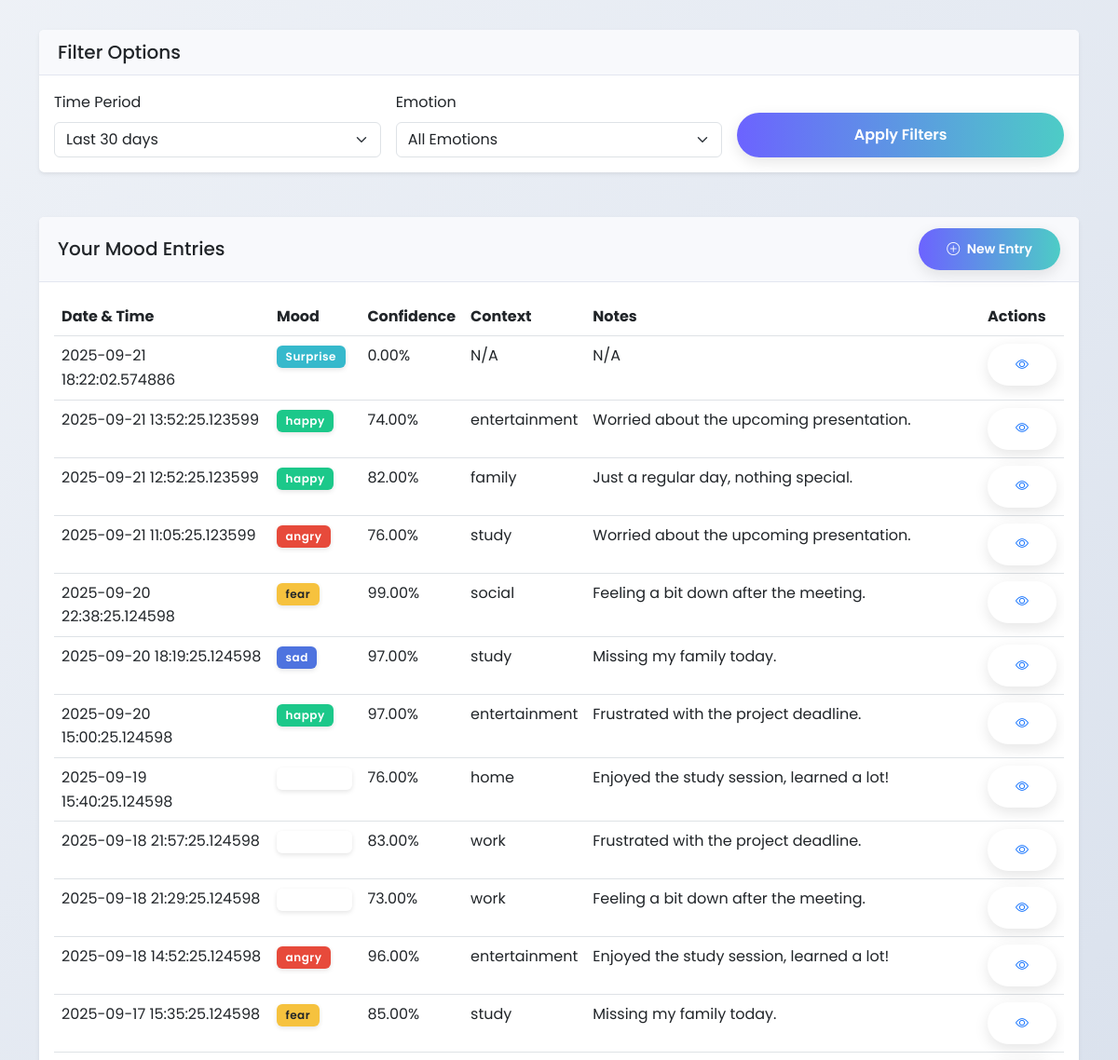
Before: /mood_log (signed in, middle part) with the older database file.
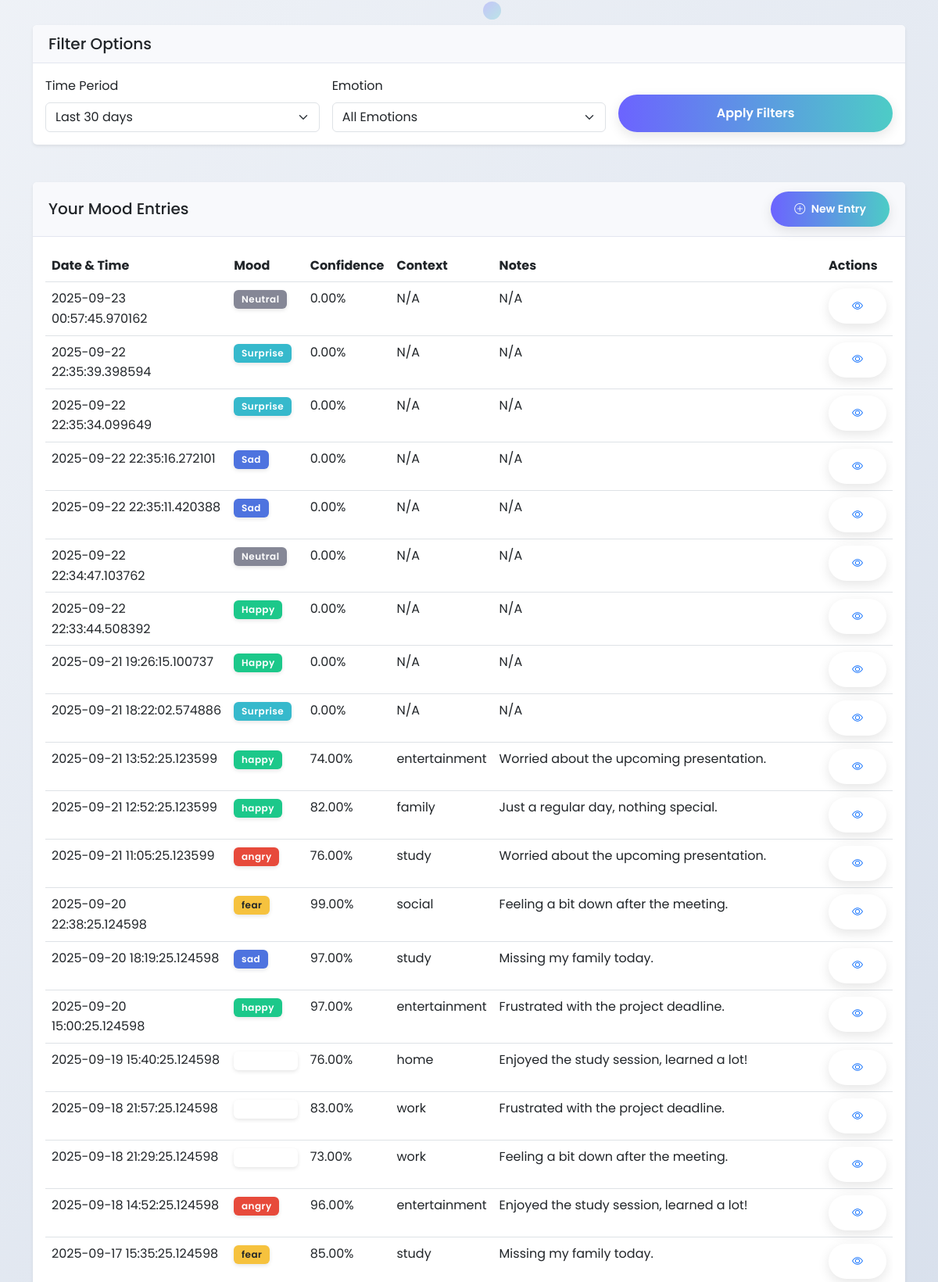
After: the same page with the newer database file.
### tables this page shows
CREATE TABLE moods (
                    id INTEGER PRIMARY KEY AUTOINCREMENT,
                    user_id INTEGER DEFAULT 1,
                    detected_emotion VARCHAR(50),
                    confidence_score FLOAT,
                    manual_mood VARCHAR(50),
                    intensity INTEGER,
                    notes TEXT,
                    context VARCHAR(100),
                    image_path VARCHAR(255),
                    timestamp TIMESTAMP DEFAULT CURRENT_TIMESTAMP,
                    FOREIGN KEY (user_id) REFERENCES users (id)
                );

### app.py (the view)
@app.route('/mood_log')
@login_required
def mood_log():
    user_id = session.get('user_id')
    days = request.args.get('days', 30, type=int)
    mood_entries = db_manager.get_mood_history(user_id=user_id, days=days)
    return render_template('mood_log.html', mood_entries=mood_entries, days=days)

### app.py (called while the page is built)
def login_required(f):
    @wraps(f)
    def decorated_function(*args, **kwargs):
        if 'user_id' not in session:
            flash('Please log in to access this page', 'warning')
            return redirect(url_for('login', next=request.url))
        return f(*args, **kwargs)
    return decorated_function

### models/database.py (called while the page is built)
    def get_mood_history(self, user_id=1, days=7, limit=None):
        with sqlite3.connect(self.db_path) as conn:
            conn.row_factory = sqlite3.Row
            cursor = conn.cursor()
            query = '''
                SELECT * FROM moods
                WHERE user_id = ? AND timestamp >= datetime('now', '-' || ? || ' days')
                ORDER BY timestamp DESC
            '''
            if limit:
                query += f" LIMIT {limit}"
            cursor.execute(query, (user_id, days))
            return [dict(row) for row in cursor.fetchall()]

### templates/mood_log.html (shortened to what this page needs)
{% extends 'base.html' %}
{% block content %}
<section class="header-section">
    <div class="dashboard-header">
        <div class="particles-container" id="particles"></div>
        <div class="container">
        </div>
    </div>
</section>
<div class="container py-4">
    <div class="row mb-4">
        <div class="col-12">
            <div class="card shadow-sm slide-up">
                <div class="card-header d-flex justify-content-between align-items-center flex-wrap gap-2">
                    <h5 class="mb-0">Filter Options</h5>
                </div>
                <div class="card-body collapse d-md-block" id="filterCollapse">
                    <form action="{{ url_for('mood_log') }}" method="get" class="row g-3">
                        <div class="col-md-4 col-sm-6">
                            <label for="days" class="form-label">Time Period</label>
                            <select class="form-select" id="days" name="days" onchange="this.form.submit()">
                                <option value="30" {% if days==30 %}selected{% endif %}>Last 30 days</option>
                            </select>
                        </div>
                        <div class="col-md-4 col-sm-6">
                            <label for="emotion" class="form-label">Emotion</label>
                            <select class="form-select" id="emotion" name="emotion">
                                <option value="">All Emotions</option>
                            </select>
                        </div>
                        <div class="col-md-4 col-12 d-flex align-items-end">
                            <button type="submit" class="btn btn-primary w-100">Apply Filters</button>
                        </div>
                    </form>
                </div>
            </div>
        </div>
    </div>
    <div class="row mb-4">
        <div class="col-12">
            <div class="card shadow-sm slide-up">
                <div class="card-header d-flex justify-content-between align-items-center flex-wrap gap-2">
                    <h5 class="mb-0">Your Mood Entries</h5>
                    <a href="{{ url_for('mood_logger') }}" class="btn btn-sm btn-primary">
                        <i class="bi bi-plus-circle me-1"></i> New Entry
                    </a>
                </div>
                <div class="card-body">
                    {% if mood_entries %}
                    <div class="table-responsive">
                        <table class="table table-hover">
                            <thead>
                                <tr>
                                    <th>Date & Time</th>
                                    <th>Mood</th>
                                    <th class="d-none d-md-table-cell">Confidence</th>
                                    <th class="d-none d-lg-table-cell">Context</th>
                                    <th class="d-none d-md-table-cell">Notes</th>
                                    <th>Actions</th>
                                </tr>
                            </thead>
                            <tbody>
                                {% for entry in mood_entries %}
                                <tr>
                                    <td>{{ entry.timestamp }}</td>
                                    <td>
                                        <span class="badge bg-{{ entry.detected_emotion.lower() }}">{{
                                            entry.detected_emotion }}</span>
                                    </td>
                                    <td class="d-none d-md-table-cell">
                                        {% if entry.confidence_score is not none %}
                                        {{ "%.2f"|format(entry.confidence_score * 100) }}%
                                        {% else %}
                                        N/A
                                        {% endif %}
                                    </td>
                                    <td class="d-none d-lg-table-cell">{{ entry.context or 'N/A' }}</td>
                                    <td class="d-none d-md-table-cell">{{ entry.notes or 'N/A' }}</td>
                                    <td>
                                        <button class="btn btn-sm btn-outline-primary view-details"
                                            data-entry-id="{{ entry.id }}">
                                            <i class="bi bi-eye"></i>
                                        </button>
                                    </td>
                                </tr>
                                {% endfor %}
                            </tbody>
                        </table>
                    </div>
                    {% else %}
                    <div class="alert alert-info">
                        <i class="bi bi-info-circle me-2"></i> No mood entries found for the selected time period.
                        <a href="{{ url_for('mood_logger') }}" class="alert-link">Log your first mood!</a>
                    </div>
                    {% endif %}
                </div>
            </div>
        </div>
    </div>
</div>
{% endblock %}

### templates/base.html (shortened to what this page needs)
<!DOCTYPE html>
<html lang="en">
<head>
    <link href="https://cdn.jsdelivr.net/npm/bootstrap@5.3.0/dist/css/bootstrap.min.css" rel="stylesheet">
    <link rel="stylesheet" href="https://cdn.jsdelivr.net/npm/bootstrap-icons@1.10.0/font/bootstrap-icons.css">
    <link href="{{ url_for('static', filename='css/style.css') }}" rel="stylesheet">
    <link href="{{ url_for('static', filename='css/main.css') }}" rel="stylesheet">
</head>
<body class="fade-in">
    <main>
        {% block content %}{% endblock %}
    </main>
</body>
</html>

### static/css/style.css (style rules this page uses)
:root { --primary: #6c63ff; --secondary: #4dccc6; --accent: #ff6b6b; --dark: #2c2c54; --light: #f7f7f7; --gradient-primary: linear-gradient(135deg, #6c63ff 0%, #4dccc6 100%); --gradient-secondary: linear-gradient(135deg, #4dccc6 0%, #6c63ff 100%); --primary-color: #6c63ff; --secondary-color: #858796; --success-color: #1cc88a; --info-color: #36b9cc; --warning-color: #f6c23e; --danger-color: #e74a3b; --light-color: #f8f9fc; --dark-color: #5a5c69; --angry-color: #e74a3b; --disgust-color: #9c27b0; --fear-color: #f6c23e; --happy-color: #1cc88a; --neutral-color: #858796; --sad-color: #4e73df; --surprise-color: #36b9cc; --animation-slow: 1s; --animation-medium: 0.5s; --animation-fast: 0.3s; }
body { font-family: 'Poppins', -apple-system, BlinkMacSystemFont, "Segoe UI", Roboto, "Helvetica Neue", Arial, sans-serif; background: linear-gradient(135deg, #f5f7fa 0%, #c3cfe2 100%); min-height: 100vh; color: var(--dark); overflow-x: hidden; line-height: 1.6; transition: background-color var(--animation-medium) ease; }
.container { padding-top: 1.5rem; padding-bottom: 1.5rem; }
.fade-in { animation: fadeIn var(--animation-medium) ease-in; }
.slide-up { animation: slideInUp var(--animation-medium) ease-out; }
.card { border: none; border-radius: 0.35rem; box-shadow: 0 0.15rem 1.75rem 0 rgba(58, 59, 69, 0.15); margin-bottom: 1.5rem; transition: transform var(--animation-medium) ease, box-shadow var(--animation-medium) ease; }
.card-header { background-color: #f8f9fc; border-bottom: 1px solid #e3e6f0; padding: 0.75rem 1.25rem; transition: background-color var(--animation-medium) ease; }
.badge { transition: transform var(--animation-fast) ease, box-shadow var(--animation-fast) ease; padding: 0.5em 0.8em; font-weight: 600; letter-spacing: 0.5px; box-shadow: 0 2px 5px rgba(0, 0, 0, 0.1); }
.badge.bg-happy { background-color: var(--happy-color) !important; background-image: linear-gradient(135deg, var(--happy-color), lighten(var(--happy-color), 15%)); }
.badge.bg-sad { background-color: var(--sad-color) !important; background-image: linear-gradient(135deg, var(--sad-color), lighten(var(--sad-color), 15%)); }
.badge.bg-angry { background-color: var(--angry-color) !important; background-image: linear-gradient(135deg, var(--angry-color), lighten(var(--angry-color), 15%)); }
.badge.bg-neutral { background-color: var(--neutral-color) !important; background-image: linear-gradient(135deg, var(--neutral-color), lighten(var(--neutral-color), 15%)); }
.badge.bg-fear { background-color: var(--fear-color) !important; background-image: linear-gradient(135deg, var(--fear-color), lighten(var(--fear-color), 15%)); }
.badge.bg-surprise { background-color: var(--surprise-color) !important; background-image: linear-gradient(135deg, var(--surprise-color), lighten(var(--surprise-color), 15%)); }
.fade-in { animation: fadeIn 0.5s ease-in; }

### static/css/main.css (style rules this page uses)
.bg-angry { background-color: var(--angry-color); color: white; }
.bg-fear { background-color: var(--fear-color); color: #212529; }
.bg-happy { background-color: var(--happy-color); color: white; }
.bg-neutral { background-color: var(--neutral-color); color: white; }
.bg-sad { background-color: var(--sad-color); color: white; }
.bg-surprise { background-color: var(--surprise-color); color: white; }

### templates/base.html (style rules this page uses)
:root { --primary: #6c63ff; --secondary: #4dccc6; --accent: #ff6b6b; --dark: #2c2c54; --light: #f7f7f7; --gradient-start: #6c63ff; --gradient-end: #4dccc6; --navbar-height: 70px; }
* { margin: 0; padding: 0; box-sizing: border-box; }
body { font-family: 'Poppins', sans-serif; background: linear-gradient(135deg, #f5f7fa 0%, #c3cfe2 100%); min-height: 100vh; color: var(--dark); overflow-x: hidden; }
.btn { padding: 12px 30px; border-radius: 50px; font-weight: 600; transition: all 0.3s ease; position: relative; overflow: hidden; z-index: 1; border: none; box-shadow: 0 5px 15px rgba(0, 0, 0, 0.1); }
.btn-primary { background: linear-gradient(to right, var(--primary), var(--secondary)); }
.btn:after { content: ''; position: absolute; bottom: 0; left: 0; width: 100%; height: 100%; background-color: rgba(255, 255, 255, 0.2); z-index: -1; transform: scale(0, 1); transform-origin: top right; transition: transform 0.5s; }
.particles-container { position: absolute; width: 100%; height: 100%; top: 0; left: 0; z-index: -1; overflow: hidden; }
.fade-in { opacity: 0; animation: fadeIn 1s ease forwards; }
.slide-up { opacity: 0; transform: translateY(30px); animation: slideUp 0.8s ease forwards; }

Changed rows visible on the page:
added moods: timestamp "2025-09-23 00:57:45.970162", detected_emotion "Neutral", entry.confidence_score*100 "0.00", context "N/A", notes "N/A"
added moods: timestamp "2025-09-22 22:35:39.398594", detected_emotion "Surprise", entry.confidence_score*100 "0.00", context "N/A", notes "N/A"
added moods: timestamp "2025-09-22 22:35:34.099649", detected_emotion "Surprise", entry.confidence_score*100 "0.00", context "N/A", notes "N/A"
added moods: timestamp "2025-09-22 22:35:16.272101", detected_emotion "Sad", entry.confidence_score*100 "0.00", context "N/A", notes "N/A"
added moods: timestamp "2025-09-22 22:35:11.420388", detected_emotion "Sad", entry.confidence_score*100 "0.00", context "N/A", notes "N/A"
added moods: timestamp "2025-09-22 22:34:47.103762", detected_emotion "Neutral", entry.confidence_score*100 "0.00", context "N/A", notes "N/A"
added moods: timestamp "2025-09-22 22:33:44.508392", detected_emotion "Happy", entry.confidence_score*100 "0.00", context "N/A", notes "N/A"
added moods: timestamp "2025-09-21 19:26:15.100737", detected_emotion "Happy", entry.confidence_score*100 "0.00", context "N/A", notes "N/A"
